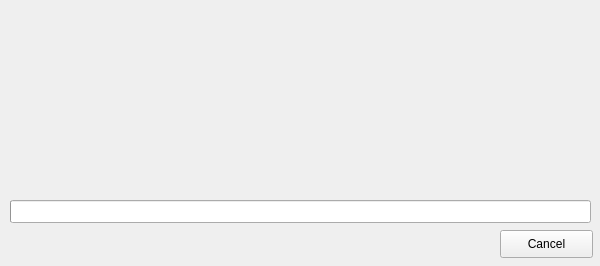
<?xml version="1.0" encoding="UTF-8"?>
<ui version="4.0">
 <class>download</class>
 <widget class="QMainWindow" name="download">
  <property name="geometry">
   <rect>
    <x>0</x>
    <y>0</y>
    <width>600</width>
    <height>266</height>
   </rect>
  </property>
  <property name="windowTitle">
   <string>Download</string>
  </property>
  <widget class="QWidget" name="centralWidget">
   <widget class="QLabel" name="lblImage">
    <property name="geometry">
     <rect>
      <x>10</x>
      <y>10</y>
      <width>581</width>
      <height>171</height>
     </rect>
    </property>
    <property name="textFormat">
     <enum>Qt::AutoText</enum>
    </property>
    <property name="pixmap">
     <pixmap resource="resources.qrc">:/images/footerlogofplay.png</pixmap>
    </property>
   </widget>
   <widget class="QProgressBar" name="progressBar">
    <property name="geometry">
     <rect>
      <x>10</x>
      <y>200</y>
      <width>581</width>
      <height>23</height>
     </rect>
    </property>
    <property name="contextMenuPolicy">
     <enum>Qt::NoContextMenu</enum>
    </property>
    <property name="value">
     <number>0</number>
    </property>
    <property name="textVisible">
     <bool>false</bool>
    </property>
    <property name="orientation">
     <enum>Qt::Horizontal</enum>
    </property>
    <property name="invertedAppearance">
     <bool>false</bool>
    </property>
    <property name="format">
     <string>%p%</string>
    </property>
   </widget>
   <widget class="QLabel" name="lblMessage">
    <property name="geometry">
     <rect>
      <x>10</x>
      <y>165</y>
      <width>581</width>
      <height>31</height>
     </rect>
    </property>
    <property name="wordWrap">
     <bool>true</bool>
    </property>
   </widget>
   <widget class="QPushButton" name="btnCancel">
    <property name="geometry">
     <rect>
      <x>500</x>
      <y>230</y>
      <width>93</width>
      <height>28</height>
     </rect>
    </property>
    <property name="text">
     <string>Cancel</string>
    </property>
   </widget>
  </widget>
 </widget>
 <layoutdefault spacing="6" margin="11"/>
 <resources>
  <include location="resources.qrc"/>
 </resources>
 <connections/>
</ui>
